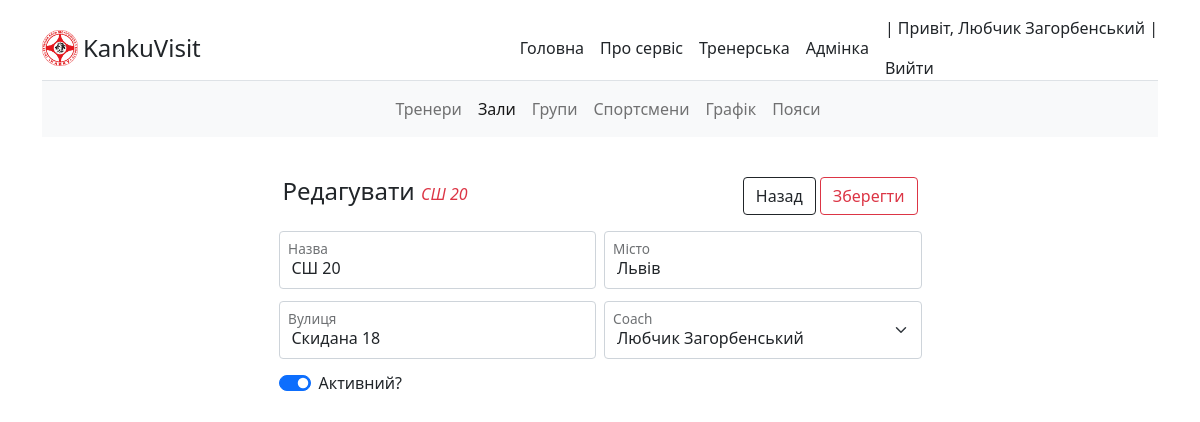
/visit/dodjo/school/ssh-20-skidana-18/edit (signed in), run on the app's committed database.
### coach/models.py (models this page shows, shortened)
class Coach(AbstractUser):
    surname = models.CharField('По батькові', max_length=20, blank=True)
    dateBirth = models.DateField(
        'Дата народження', default='2000-09-12', blank=True)
    telephone = models.IntegerField(
        'Номер телефону', default='380671111111', blank=True)
    telephone2 = models.IntegerField('Номер телефону 2', blank=True, null=True)
    belts = models.ForeignKey(Belt,
                              on_delete=models.SET_NULL,
                              blank=True,
                              null=True)
    information = models.TextField('Інформація про тренера', blank=True)
    slug = models.SlugField(max_length=255, unique=True,
                            db_index=True, verbose_name='URL')
    def __str__(self):
        return self.first_name + " " + self.last_name
    class Meta:
        verbose_name = 'Тренер'
        verbose_name_plural = 'Тренери'
        ordering = ['-is_active', 'last_name']

### dodjo/models.py (models this page shows, shortened)
class School(models.Model):
    name = models.CharField('Назва', max_length=35)
    city = models.CharField('Місто', max_length=20)
    adress = models.CharField('Вулиця', max_length=35)
    coach = models.ForeignKey(Coach,
                              on_delete=models.SET_NULL,
                              blank=True,
                              null=True)
    is_active = models.BooleanField('Працює?', default=True)
    slug = models.SlugField(max_length=255, unique=True,
                            db_index=True, verbose_name='URL')
    class Meta:
        verbose_name = 'Школа'
        verbose_name_plural = 'Школи'

### dodjo/views.py (the view)
class SchoolEditView(LoginRequiredMixin, CustomSuccessMessageMixin, UpdateView):
    model = School
    template_name = 'school/visit/schooledit.html'
    form_class = SchoolAddForm
    success_msg = 'Дані ' + School._meta.verbose_name + ' обновлена успішно!'
    success_url = reverse_lazy('school')
    def get_context_data(self, **kwargs):
        context = super().get_context_data(**kwargs)
        context['activeSchool'] = 'active'
        return context
    def get_form_kwargs(self):
        kwargs = super().get_form_kwargs()
        kwargs.update({'user_id': self.request.user.id})
        if kwargs['instance'].coach == None:
            return kwargs
        if self.request.user != kwargs['instance'].coach:
            return self.handle_no_permission()
        return kwargs

### dodjo/forms.py
class SchoolAddForm(ModelForm):
    class Meta:
        model = School
        exclude = ['slug']
        widgets = {
            'name': TextInput(attrs={'class': 'form-control', 'placeholder': 'Введіть назва'}),
            'city': TextInput(attrs={'class': 'form-control', 'placeholder': 'Введіть місто'}),
            'adress': TextInput(attrs={'class': 'form-control', 'placeholder': 'Введіть адресу'}),
            'coach': Select(attrs={'class': 'form-select '}),
        }
    def __init__(self, *args, **kwargs):
        user_id = kwargs.pop('user_id', None)
        super().__init__(*args, **kwargs)
        self.fields['coach'].empty_label = None
        self.fields['coach'].queryset = Coach.objects.filter(
            id=user_id)

### dodjo/templates/school/visit/schooledit.html
{% extends 'main/visit/templates/edit.html' %}
{% block backurl %}
{%url 'school'%}
{% endblock %}

### main/templates/main/visit/templates/edit.html (shortened to what this page needs)
{% extends 'main/visit/templates/baseVisit.html' %}
{%block content%}
<form class="row col-lg-7 m-auto g-2 mt-4" method="post">
  <div class="d-flex p-2 sticky-top">
    <h4 class="me-auto">Редагувати <span
        class="text-uppercase text-danger fs-6 fst-italic fw-light">{{form.first_name.value}}
        {{ form.last_name.value }} {{ form.name.value }}</span></h4>
    <a href="{% block backurl %} {%url 'home'%} {% endblock backurl %}"
      class="btn btn-outline-dark sticky-top me-1">Назад
    </a>
    <button type="submit" class="btn btn-outline-danger sticky-top">Зберегти
    </button>
  </div>
  {% block inputedit %}
  {% for f in form %}
  <div class="form-floating {% block size%} col-sm-6 {% endblock%}" bis_skin_checked="1">
    {% if f.html_name == 'is_active' %}
    <div class="form-check form-switch form-floating col-6">
      <input class="form-check-input" type="checkbox" name="is_active" id="flexSwitchCheckChecked"
        placeholder="Тренується" {% if f.value == True %} checked {% endif %}>
      <p>Активний?</p>
    </div>
    {% elif f.html_name == 'photo' and f.value %}
    <img src="{{f.value.url}}" alt="">
    {% else %}
    {{f}}
    <label for="{{f.id_for_label}}">{{f.label}}</label>
    {% endif %}
  </div>
  {% endfor %}
  {% endblock inputedit %}
</form>
{% endblock content %}

### main/templates/main/base.html (shortened to what this page needs)
{% load static %}
<!DOCTYPE html>
<html lang="ru">
<head>
  <link rel="stylesheet" href="https://cdn.jsdelivr.net/npm/bootstrap@5.1.3/dist/css/bootstrap.min.css"
 />
  <link rel="stylesheet" href="https://cdn.jsdelivr.net/npm/bootstrap-icons@1.8.0/font/bootstrap-icons.css">
  <link type="text/css" rel="stylesheet" href="{% static 'main/css/style.css' %}">
</head>
<body>
  <div class="container py-3">
    <div class="d-flex flex-column flex-md-row align-items-center border-bottom" bis_skin_checked="1">
      <a href="{% url 'home' %}" class="d-flex align-items-center text-dark text-decoration-none logo">
        <img height="36" src="{% static 'main/images/kanku250.png' %}" alt="Логотип">
        <span class="fs-4">KankuVisit</span>
      </a>
      <nav class="d-inline-flex mt-2 mt-md-0 ms-md-auto">
        <a class="me-3 py-2 text-dark text-decoration-none" href="{% url 'home' %}">Головна</a>
        <a class="me-3 py-2 text-dark text-decoration-none" href="{% url 'about' %}">Про сервіс</a>
        {% if user.is_authenticated %}
        <a class="me-3 py-2 text-dark text-decoration-none" href="{% url 'visit' %}">Тренерська</a>
        <a class="me-3 py-2 text-dark text-decoration-none" href="admin">Адмінка</a>
        {% else %}
        <a class="me-3 py-2 text-dark text-decoration-none" href="{% url 'login' %}">Увійти</a>
        <a class="me-3 py-2 text-dark text-decoration-none" href="{% url 'register' %}">Зареєструватись</a>
        {% endif %}
      </nav>
      {% if user.is_authenticated %}
      <div>
        <p>| Привіт, {%if user.first_name%} {{user.first_name}} {{user.last_name}}{%else%}{{user.username}}{%endif%} |
        </p>
        <a class="me-3 py-2 text-dark text-decoration-none" href="{% url 'logout' %}">Вийти</a>
      </div>
      {% endif %}
    </div>
    {% block navigation %}
    {% endblock navigation %}
    {% block content %}
    {% endblock content %}
  </div>
</body>
</html>

### main/static/main/css/style.css (style rules this page uses)
a.logo img { padding-right: 5px; }
a { color: #212529; text-decoration: none; }

### data on the page
Coach: first_name "Любчик", last_name "Загорбенський"
School: name.value "СШ 20", form "СШ 20" "Львів" "Скидана 18" "Любчик Загорбенський"
